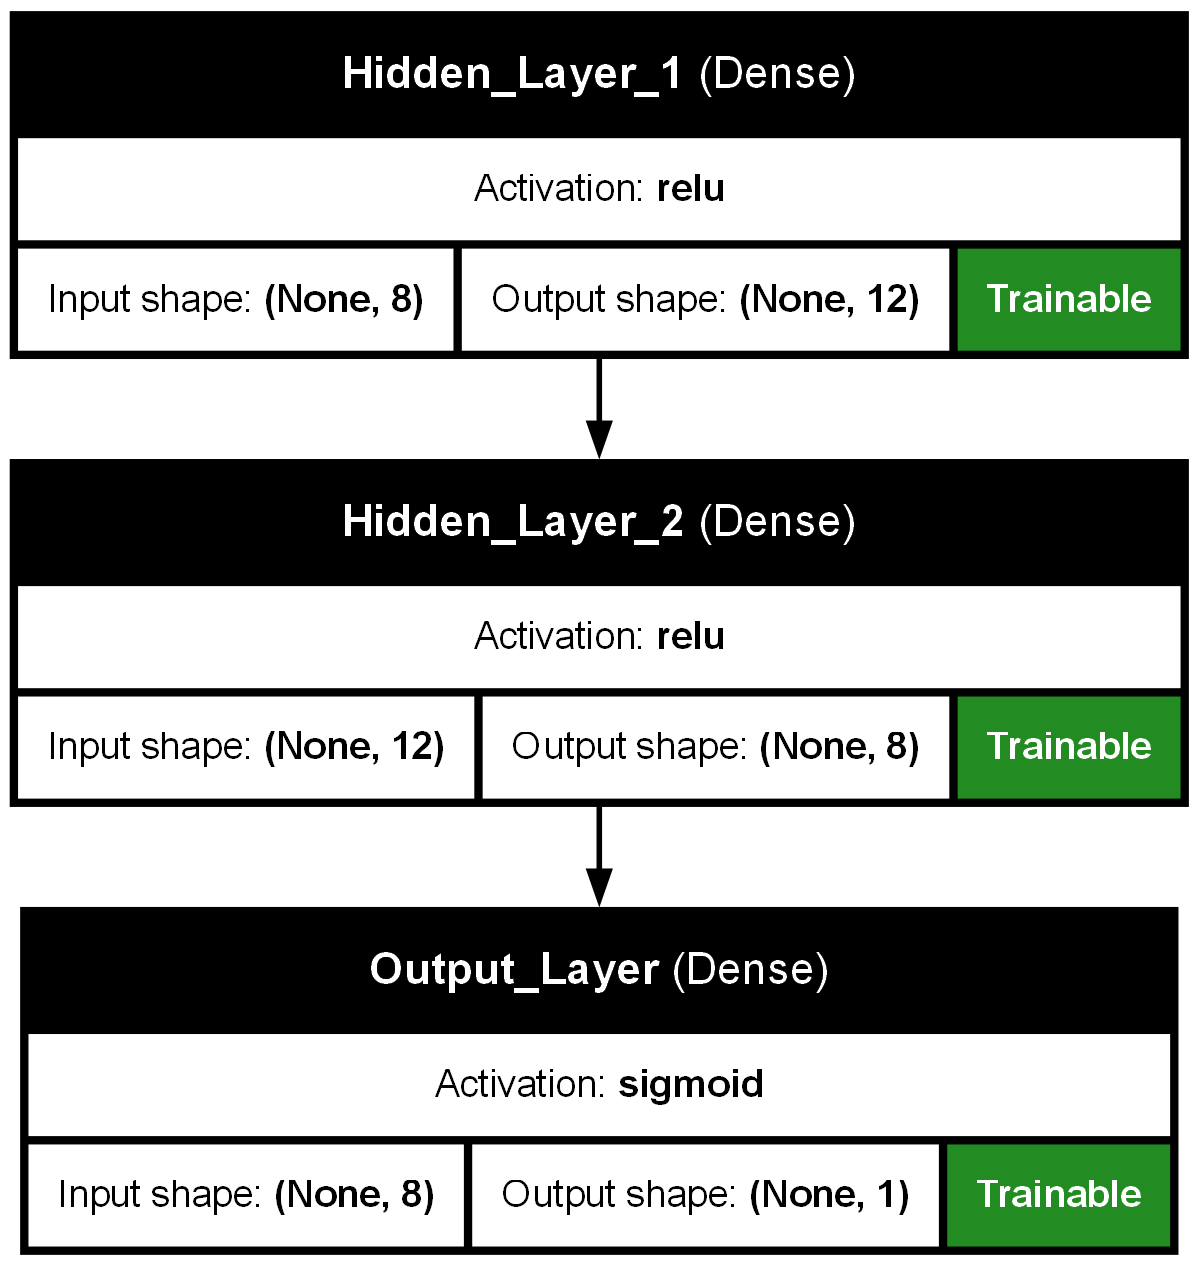

Write the Python code that produced this figure.
# Gen AI Application Developer (Level-3 to level-5)-Evening Slot
# Shivang

# 4. Write a python program to draw the neural network for the the Pima Indians Diabetes prediction problem
# Hint: Use Keras

# Dataset: https://www.kaggle.com/datasets/uciml/pima-indians-diabetes-database (Datasets/PimaIndiansDiabetes.csv)
#    Pregnancies,Glucose,BloodPressure,SkinThickness,Insulin,BMI,DiabetesPedigreeFunction,Age,Outcome
#    6,148,72,35,0,33.6,0.627,50,1
#    ...
#    1,93,70,31,0,30.4,0.315,23,0

# Install required packages:
# pip install numpy tensorflow-cpu matplotlib graphviz
# Install https://graphviz.gitlab.io/download/ and add to PATH

# step 1: import the libraries
import os
os.environ['TF_ENABLE_ONEDNN_OPTS'] = '0'

import numpy as np
from tensorflow.keras.models import Sequential
from tensorflow.keras.layers import Dense, Input
from tensorflow.keras.utils import plot_model
import matplotlib.pyplot as plt
import matplotlib.image as mpimg

# step 2: read the data
# fix random seed for reproducibility
np.random.seed(7)

dataset = np.loadtxt("Datasets/PimaIndiansDiabetes.csv", delimiter=",", skiprows=1)
input_X = dataset[:, 0:8]
input_y = dataset[:, 8]

# step 3: define the model
model = Sequential()
model.add(Input(shape=(8,), name="Input_Layer"))
model.add(Dense(12, activation='relu', name="Hidden_Layer_1"))
model.add(Dense(8, activation='relu', name="Hidden_Layer_2"))
model.add(Dense(1, activation='sigmoid', name="Output_Layer"))

model.compile(loss='binary_crossentropy', optimizer='adam', metrics=['accuracy'])

# step 4: Fit(Train) the model
model.fit(input_X, input_y, epochs=150, batch_size=10)

#evaluate the model
scores = model.evaluate(input_X, input_y, verbose=0)
print("\n%s: %.2f%%" % (model.metrics_names[1], scores[1]*100))

# step 5: print model summary
model.summary()

# step 6: draw a simple schematic with matplotlib
# Save model diagram
# https://www.tensorflow.org/api_docs/python/tf/keras/utils/plot_model
current_dir = os.path.dirname(os.path.abspath(__file__))
model_path = os.path.join(current_dir, "04_NN_PimaIndiansDiabetesPlot.png")

plot_model(
    model,
    to_file=model_path,
    show_shapes=True,
    show_layer_names=True,
    show_layer_activations=True,
    show_trainable=True
)

print(f"Model diagram saved as: {model_path}")

img = mpimg.imread(model_path)
plt.imshow(img)
plt.axis('off')
plt.show()
